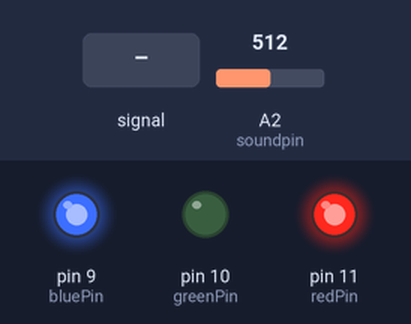
Recording of a sketch running on a simulated Arduino Uno, built with avr-gcc and run on an emulated ATmega328P. Shown: output pins drawn as LEDs (lit = HIGH). Dashed ring = blinking. The test bench sets the inputs (shaded band); at power-on: A2 (soundpin) = 512. What the sketch prints to the serial monitor is not drawn.

Above: at 1.2 s.
1.3 s: A2 (soundpin) fed a 200 Hz sine of ±81 counts around its level
At 2.3 s:
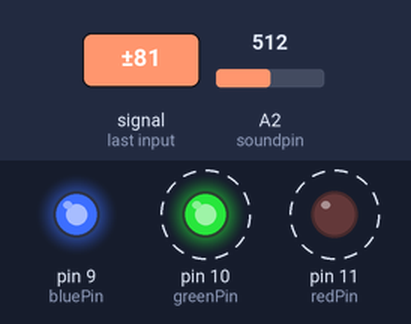
4.3 s: A2 (soundpin) set to 810
At 5.5 s:
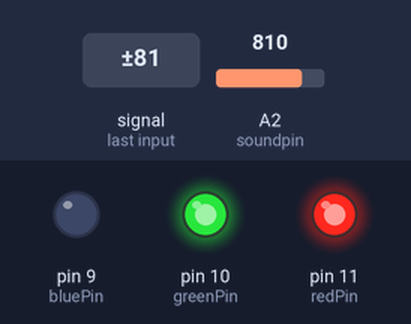
5.8 s: A2 (soundpin) set to 791
At 7.0 s:
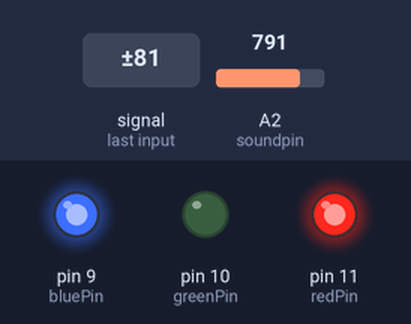
7.3 s: A2 (soundpin) set to 510
8.8 s: A2 (soundpin) set to 491
At 9.4 s:
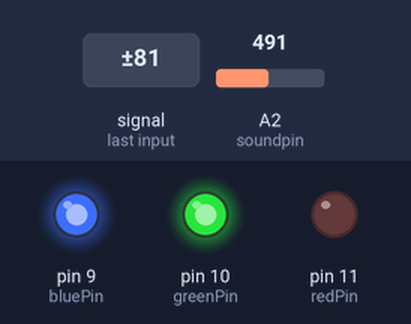
10.3 s: A2 (soundpin) fed a 2 Hz sine of ±306 counts around its level
At 10.8 s:
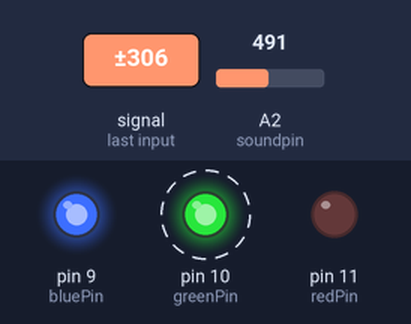
Timing chart, 0 to 14.3 s (numbered marks = the images above; inputs shaded):
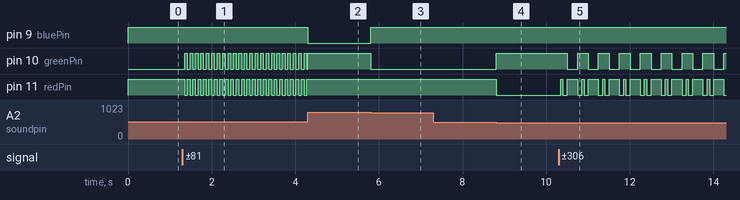

The sketch:

nightlightA5.ino
```cpp
//by Hani Kruger and Yagmur Erten
//inspired from https://create.arduino.cc/projecthub/archievkumar19/lights-music-action-7c43b7 & https://www.youtube.com/watch?v=RwHGioglbk8


const int redPin = 11;
const int greenPin = 10;
const int bluePin = 9;
const int soundpin=A2;
const int threshold_B=200;
const int threshold_R=500;
const int threshold_G=800;


void setup() {
  // put your setup code here, to run once:
  Serial.begin(9600);
  pinMode(redPin, OUTPUT);
  pinMode(greenPin, OUTPUT);
  pinMode(bluePin, OUTPUT);
  pinMode(soundpin, INPUT);

}

void loop() {

  // put your main code here, to run repeatedly:
  int soundsens=analogRead(soundpin);
  if (soundsens<=threshold_B) {
    digitalWrite(redPin, HIGH);
    digitalWrite(greenPin, HIGH);
    digitalWrite(bluePin, HIGH);

  } else if (soundsens>threshold_B && soundsens<=threshold_R) {
    digitalWrite(redPin, LOW);
    digitalWrite(greenPin, HIGH);
    digitalWrite(bluePin, HIGH);

  } else if (soundsens>threshold_R && soundsens<=threshold_G) {
    digitalWrite(redPin, HIGH);
    digitalWrite(greenPin, LOW);
    digitalWrite(bluePin, HIGH);

  } else if (soundsens>threshold_G && soundsens<=1000) {
    digitalWrite(redPin, HIGH);
    digitalWrite(greenPin, HIGH);
    digitalWrite(bluePin, LOW);
  }
  //delay(50);
  Serial.println(soundsens);

}


void setColor(int red, int green, int blue)
{

    red = 255 - red;
    green = 255 - green;
    blue = 255 - blue;

  analogWrite(redPin, red);
  analogWrite(greenPin, green);
  analogWrite(bluePin, blue);
}
```

Measured:
- the behaviour switches between 801 and 800 on A2 (soundpin) (found by bisection; images 2 and 3)
- the behaviour switches between 501 and 500 on A2 (soundpin) (found by bisection; images 3 and 4)
- after the input at 1.3 s, pin 10 (greenPin): alternates HIGH for 0.06 s and LOW for 0.07 s, starting after 0.05 s; pin 11 (redPin): alternates HIGH for 0.07 s and LOW for 0.06 s, starting after 0.05 s
- after the input at 4.3 s, pin 9 (bluePin): HIGH → LOW at once; pin 11 (redPin): stops changing and stays HIGH
- after the input at 5.8 s, pin 9 (bluePin): LOW → HIGH at once; pin 10 (greenPin): HIGH → LOW at once
- after the input at 8.8 s, pin 10 (greenPin): LOW → HIGH at once; pin 11 (redPin): HIGH → LOW at once
- after the input at 10.3 s, pin 10 (greenPin): alternates HIGH for 0.25 s and LOW for 0.24 s, starting after 0.20 s; pin 11 (redPin): LOW → HIGH after 0.05 s, then repeats every 0.50 s: LOW 0.10 s, HIGH 0.24 s, LOW 0.10 s, HIGH 0.05 s
